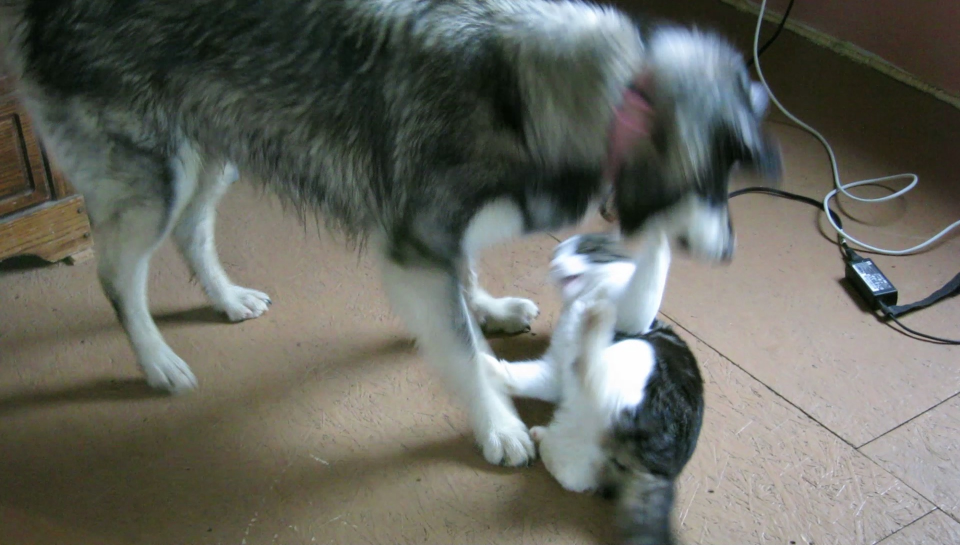
#> input picture example/stitching/dog_a.jpg, 1920 x 1090 px (shown at 1/2 size)
$ python trash.py
#> lines starting #> are read from the running program, lines starting #| are printed output that depends on the picture
##########2번
import random
import os
import cv2
import matplotlib.pyplot as plt
import numpy as np

# [245 lines of commented-out code are left out]

images = []
images.append(cv2.imread('./stitching/dog_a.jpg', cv2.IMREAD_COLOR))
images.append(cv2.imread('./stitching/dog_b.jpg', cv2.IMREAD_COLOR))
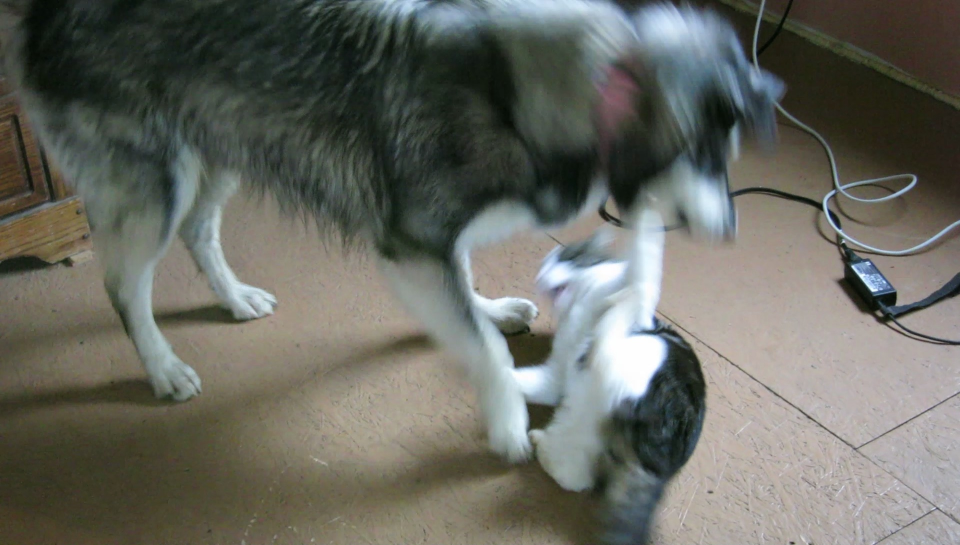
#> input picture example/stitching/dog_b.jpg, 1920 x 1090 px (shown at 1/2 size)

#-------------4-1
tracks = None

pts = cv2.goodFeaturesToTrack(cv2.cvtColor(images[1], cv2.COLOR_BGR2GRAY), 100, 0.05, 10)
#> pts = 100 rows, first 8: [1740, 528], [1685, 484], [1704, 532], [1770, 565], [1588, 1087], [1870, 1015], [1755, 580], [1791, 611]
pts = pts.reshape(-1,1,2)
prev_pts=pts
#> prev_pts has the same summary as pts

prev_gray_frame = cv2.cvtColor(images[0], cv2.COLOR_BGR2GRAY)
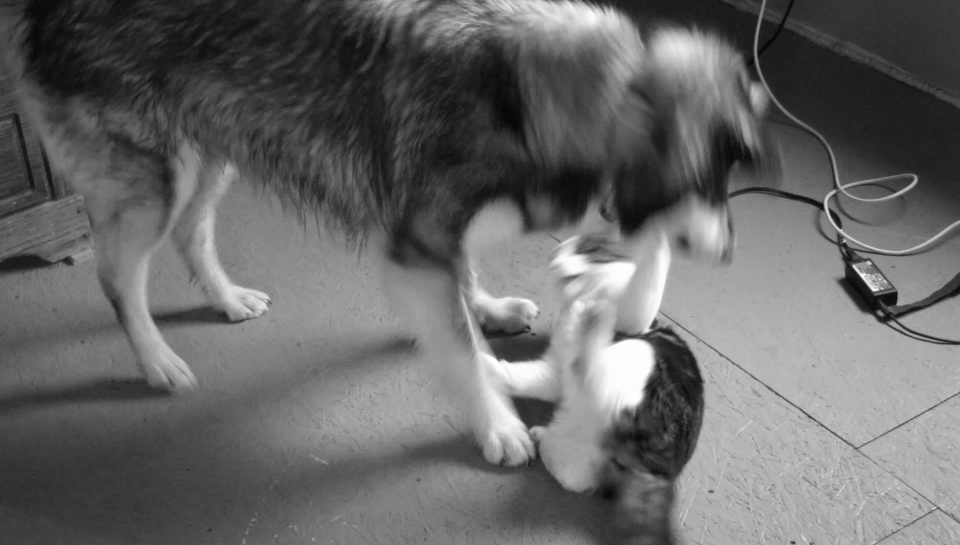
#> prev_gray_frame: shape (1090, 1920) (shown at 1/2 size); min 3, max 255, mean 103.2
gray_frame = cv2.cvtColor(images[1], cv2.COLOR_BGR2GRAY)
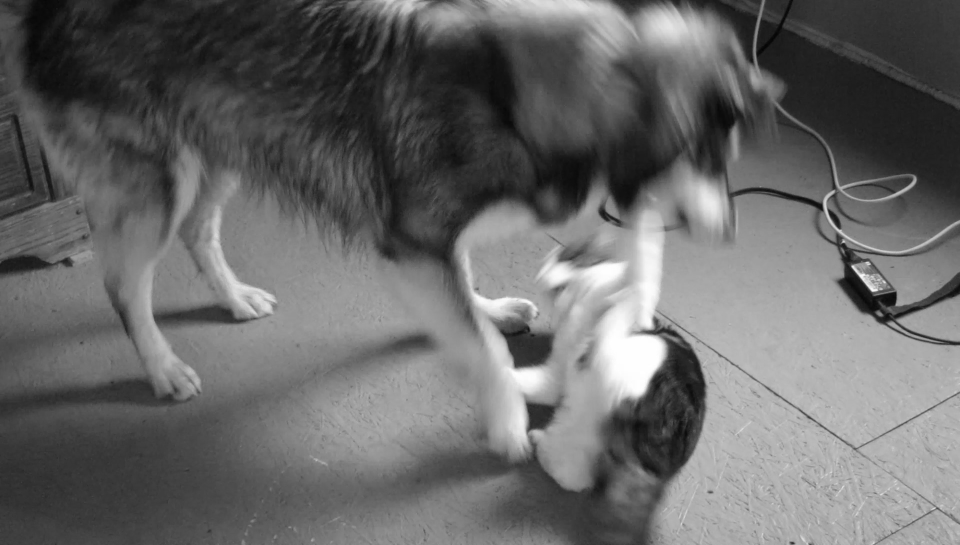
#> gray_frame: shape (1090, 1920) (shown at 1/2 size); min 2, max 255, mean 104.2
pts, status, errors = cv2.calcOpticalFlowPyrLK(prev_gray_frame, gray_frame, prev_pts, None, winSize=(15,15), maxLevel=5, criteria=(cv2.TERM_CRITERIA_EPS | cv2.TERM_CRITERIA_COUNT, 10, 0.03))
#> pts = 100 rows, first 8: [1738.1, 528.9], [1683.1, 484.9], [1702.1, 533], [1768.2, 565.8], [1553.2, 1177.5], [1868.5, 1015.7], [1753.1, 580.9], [1789.1, 611.9]; status = 100 values, max 1 at index 0, min 0 at index 4, mean 0.98; errors = 100 values, max 73.59 at index 54, min -5.41e-13 at index 4, mean 4.73
good_pts = pts[status==1]
#> good_pts = 98 pairs, first value 92.37 to 1899.4, second value 308 to 1088.6
if tracks is None: tracks=good_pts
#> tracks has the same summary as good_pts
else: tracks = np.vstack((tracks, good_pts))
for p in tracks:
    cv2.circle(images[0], (p[0],p[1]),3,(0,255,0),-1)
#> this loop made 98 passes
#> p on passes 1 to 12: [1738.1, 528.9], [1683.1, 484.9], [1702.1, 533], [1768.2, 565.8], [1868.5, 1015.7], [1753.1, 580.9], [1789.1, 611.9], [1789.1, 584.8], [1666.2, 381.9], [1680.1, 460.8], [1642.9, 421.5], [1616.5, 1088]
cv2.imshow('lucas-kanade', images[0])
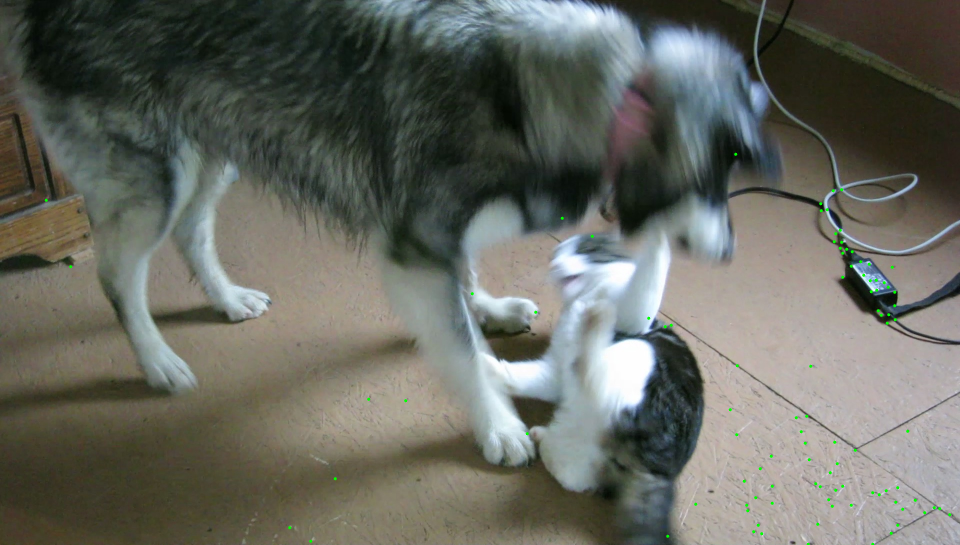
#> window 'lucas-kanade': shape (1090, 1920, 3) (shown at 1/2 size); mean B, G, R 96.5, 104.7, 102.9
cv2.waitKey()
cv2.destroyAllWindows()
